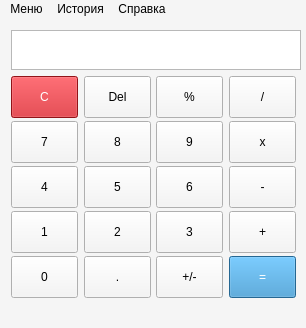
<?xml version="1.0" encoding="UTF-8"?>
<ui version="4.0">
 <class>MainWindow</class>
 <widget class="QMainWindow" name="MainWindow">
  <property name="enabled">
   <bool>true</bool>
  </property>
  <property name="geometry">
   <rect>
    <x>0</x>
    <y>0</y>
    <width>306</width>
    <height>328</height>
   </rect>
  </property>
  <property name="sizePolicy">
   <sizepolicy hsizetype="Expanding" vsizetype="Expanding">
    <horstretch>1</horstretch>
    <verstretch>1</verstretch>
   </sizepolicy>
  </property>
  <property name="minimumSize">
   <size>
    <width>306</width>
    <height>319</height>
   </size>
  </property>
  <property name="maximumSize">
   <size>
    <width>16777215</width>
    <height>16777215</height>
   </size>
  </property>
  <property name="windowTitle">
   <string>Calculator</string>
  </property>
  <property name="styleSheet">
   <string notr="true">background-color: #f5f5f5;
color: rgb(0, 0, 0);
</string>
  </property>
  <widget class="QWidget" name="centralWidget">
   <property name="sizePolicy">
    <sizepolicy hsizetype="Fixed" vsizetype="Fixed">
     <horstretch>0</horstretch>
     <verstretch>0</verstretch>
    </sizepolicy>
   </property>
   <property name="minimumSize">
    <size>
     <width>0</width>
     <height>0</height>
    </size>
   </property>
   <property name="styleSheet">
    <string notr="true">QPushButton {
min-width: 65;
min-height: 40;
max-width: 65;
max-height: 40;
}</string>
   </property>
   <layout class="QVBoxLayout" name="verticalLayout">
    <item>
     <widget class="QLabel" name="displayPanel">
      <property name="minimumSize">
       <size>
        <width>290</width>
        <height>40</height>
       </size>
      </property>
      <property name="maximumSize">
       <size>
        <width>16777215</width>
        <height>40</height>
       </size>
      </property>
      <property name="font">
       <font>
        <family>Open Sans</family>
        <pointsize>20</pointsize>
        <italic>false</italic>
        <bold>false</bold>
        <kerning>true</kerning>
       </font>
      </property>
      <property name="layoutDirection">
       <enum>Qt::LeftToRight</enum>
      </property>
      <property name="styleSheet">
       <string notr="true">border: 1 solid #b8b8b8;
background-color: #fff;</string>
      </property>
      <property name="text">
       <string/>
      </property>
      <property name="scaledContents">
       <bool>true</bool>
      </property>
      <property name="alignment">
       <set>Qt::AlignRight|Qt::AlignTrailing|Qt::AlignVCenter</set>
      </property>
      <property name="wordWrap">
       <bool>true</bool>
      </property>
      <property name="textInteractionFlags">
       <set>Qt::TextSelectableByKeyboard|Qt::TextSelectableByMouse</set>
      </property>
     </widget>
    </item>
    <item>
     <layout class="QHBoxLayout" name="horizontalLayout_5">
      <item>
       <widget class="QPushButton" name="actionClear">
        <property name="styleSheet">
         <string notr="true">background-color: #cb1a21;
color: #ffffff;</string>
        </property>
        <property name="text">
         <string>C</string>
        </property>
       </widget>
      </item>
      <item>
       <widget class="QPushButton" name="actionDel">
        <property name="text">
         <string>Del</string>
        </property>
       </widget>
      </item>
      <item>
       <widget class="QPushButton" name="actionPercent">
        <property name="text">
         <string>%</string>
        </property>
       </widget>
      </item>
      <item>
       <widget class="QPushButton" name="actionDiv">
        <property name="text">
         <string>/</string>
        </property>
        <attribute name="buttonGroup">
         <string notr="true">actionGroup</string>
        </attribute>
       </widget>
      </item>
     </layout>
    </item>
    <item>
     <layout class="QHBoxLayout" name="horizontalLayout_3">
      <item>
       <widget class="QPushButton" name="num7">
        <property name="text">
         <string>7</string>
        </property>
        <attribute name="buttonGroup">
         <string notr="true">numberGroup</string>
        </attribute>
       </widget>
      </item>
      <item>
       <widget class="QPushButton" name="num8">
        <property name="sizePolicy">
         <sizepolicy hsizetype="Fixed" vsizetype="Fixed">
          <horstretch>0</horstretch>
          <verstretch>0</verstretch>
         </sizepolicy>
        </property>
        <property name="text">
         <string>8</string>
        </property>
        <attribute name="buttonGroup">
         <string notr="true">numberGroup</string>
        </attribute>
       </widget>
      </item>
      <item>
       <widget class="QPushButton" name="num9">
        <property name="text">
         <string>9</string>
        </property>
        <attribute name="buttonGroup">
         <string notr="true">numberGroup</string>
        </attribute>
       </widget>
      </item>
      <item>
       <widget class="QPushButton" name="actionMul">
        <property name="text">
         <string>x</string>
        </property>
        <attribute name="buttonGroup">
         <string notr="true">actionGroup</string>
        </attribute>
       </widget>
      </item>
     </layout>
    </item>
    <item>
     <layout class="QHBoxLayout" name="horizontalLayout_2">
      <item>
       <widget class="QPushButton" name="num4">
        <property name="text">
         <string>4</string>
        </property>
        <attribute name="buttonGroup">
         <string notr="true">numberGroup</string>
        </attribute>
       </widget>
      </item>
      <item>
       <widget class="QPushButton" name="num5">
        <property name="text">
         <string>5</string>
        </property>
        <attribute name="buttonGroup">
         <string notr="true">numberGroup</string>
        </attribute>
       </widget>
      </item>
      <item>
       <widget class="QPushButton" name="num6">
        <property name="text">
         <string>6</string>
        </property>
        <attribute name="buttonGroup">
         <string notr="true">numberGroup</string>
        </attribute>
       </widget>
      </item>
      <item>
       <widget class="QPushButton" name="actionMinus">
        <property name="text">
         <string>-</string>
        </property>
        <attribute name="buttonGroup">
         <string notr="true">actionGroup</string>
        </attribute>
       </widget>
      </item>
     </layout>
    </item>
    <item>
     <layout class="QHBoxLayout" name="horizontalLayout">
      <property name="bottomMargin">
       <number>0</number>
      </property>
      <item>
       <widget class="QPushButton" name="num1">
        <property name="sizePolicy">
         <sizepolicy hsizetype="Fixed" vsizetype="Fixed">
          <horstretch>0</horstretch>
          <verstretch>0</verstretch>
         </sizepolicy>
        </property>
        <property name="minimumSize">
         <size>
          <width>67</width>
          <height>42</height>
         </size>
        </property>
        <property name="maximumSize">
         <size>
          <width>67</width>
          <height>42</height>
         </size>
        </property>
        <property name="text">
         <string>1</string>
        </property>
        <attribute name="buttonGroup">
         <string notr="true">numberGroup</string>
        </attribute>
       </widget>
      </item>
      <item>
       <widget class="QPushButton" name="num2">
        <property name="sizePolicy">
         <sizepolicy hsizetype="Fixed" vsizetype="Fixed">
          <horstretch>0</horstretch>
          <verstretch>0</verstretch>
         </sizepolicy>
        </property>
        <property name="text">
         <string>2</string>
        </property>
        <attribute name="buttonGroup">
         <string notr="true">numberGroup</string>
        </attribute>
       </widget>
      </item>
      <item>
       <widget class="QPushButton" name="num3">
        <property name="sizePolicy">
         <sizepolicy hsizetype="Fixed" vsizetype="Fixed">
          <horstretch>0</horstretch>
          <verstretch>0</verstretch>
         </sizepolicy>
        </property>
        <property name="maximumSize">
         <size>
          <width>67</width>
          <height>42</height>
         </size>
        </property>
        <property name="text">
         <string>3</string>
        </property>
        <attribute name="buttonGroup">
         <string notr="true">numberGroup</string>
        </attribute>
       </widget>
      </item>
      <item>
       <widget class="QPushButton" name="actionPlus">
        <property name="text">
         <string>+</string>
        </property>
        <attribute name="buttonGroup">
         <string notr="true">actionGroup</string>
        </attribute>
       </widget>
      </item>
     </layout>
    </item>
    <item>
     <layout class="QHBoxLayout" name="horizontalLayout_4">
      <property name="rightMargin">
       <number>0</number>
      </property>
      <item>
       <widget class="QPushButton" name="num0">
        <property name="text">
         <string>0</string>
        </property>
        <attribute name="buttonGroup">
         <string notr="true">numberGroup</string>
        </attribute>
       </widget>
      </item>
      <item>
       <widget class="QPushButton" name="comma">
        <property name="text">
         <string>.</string>
        </property>
       </widget>
      </item>
      <item>
       <widget class="QPushButton" name="actionSign">
        <property name="text">
         <string>+/-</string>
        </property>
       </widget>
      </item>
      <item>
       <widget class="QPushButton" name="actionCalc">
        <property name="styleSheet">
         <string notr="true">background-color: #3490cd;
color: #ffffff;</string>
        </property>
        <property name="text">
         <string>=</string>
        </property>
       </widget>
      </item>
     </layout>
    </item>
   </layout>
  </widget>
  <widget class="QMenuBar" name="menuBar">
   <property name="geometry">
    <rect>
     <x>0</x>
     <y>0</y>
     <width>306</width>
     <height>23</height>
    </rect>
   </property>
   <widget class="QMenu" name="Menu">
    <property name="title">
     <string>Меню</string>
    </property>
    <addaction name="Save"/>
   </widget>
   <widget class="QMenu" name="History">
    <property name="title">
     <string>История</string>
    </property>
    <addaction name="Show_history"/>
    <addaction name="Hide_history"/>
    <addaction name="Import"/>
    <addaction name="Export"/>
   </widget>
   <widget class="QMenu" name="Info">
    <property name="title">
     <string>Справка</string>
    </property>
    <addaction name="About"/>
   </widget>
   <addaction name="Menu"/>
   <addaction name="History"/>
   <addaction name="Info"/>
  </widget>
  <widget class="QStatusBar" name="statusBar"/>
  <action name="Save">
   <property name="text">
    <string>Сохранить значение</string>
   </property>
  </action>
  <action name="Show_history">
   <property name="text">
    <string>Показать</string>
   </property>
  </action>
  <action name="Hide_history">
   <property name="text">
    <string>Скрыть</string>
   </property>
  </action>
  <action name="About">
   <property name="text">
    <string>О приложении</string>
   </property>
  </action>
  <action name="Import">
   <property name="text">
    <string>Импорт</string>
   </property>
  </action>
  <action name="Export">
   <property name="text">
    <string>Экспорт</string>
   </property>
  </action>
 </widget>
 <layoutdefault spacing="6" margin="11"/>
 <resources/>
 <connections/>
 <buttongroups>
  <buttongroup name="actionGroup"/>
  <buttongroup name="numberGroup"/>
 </buttongroups>
</ui>
